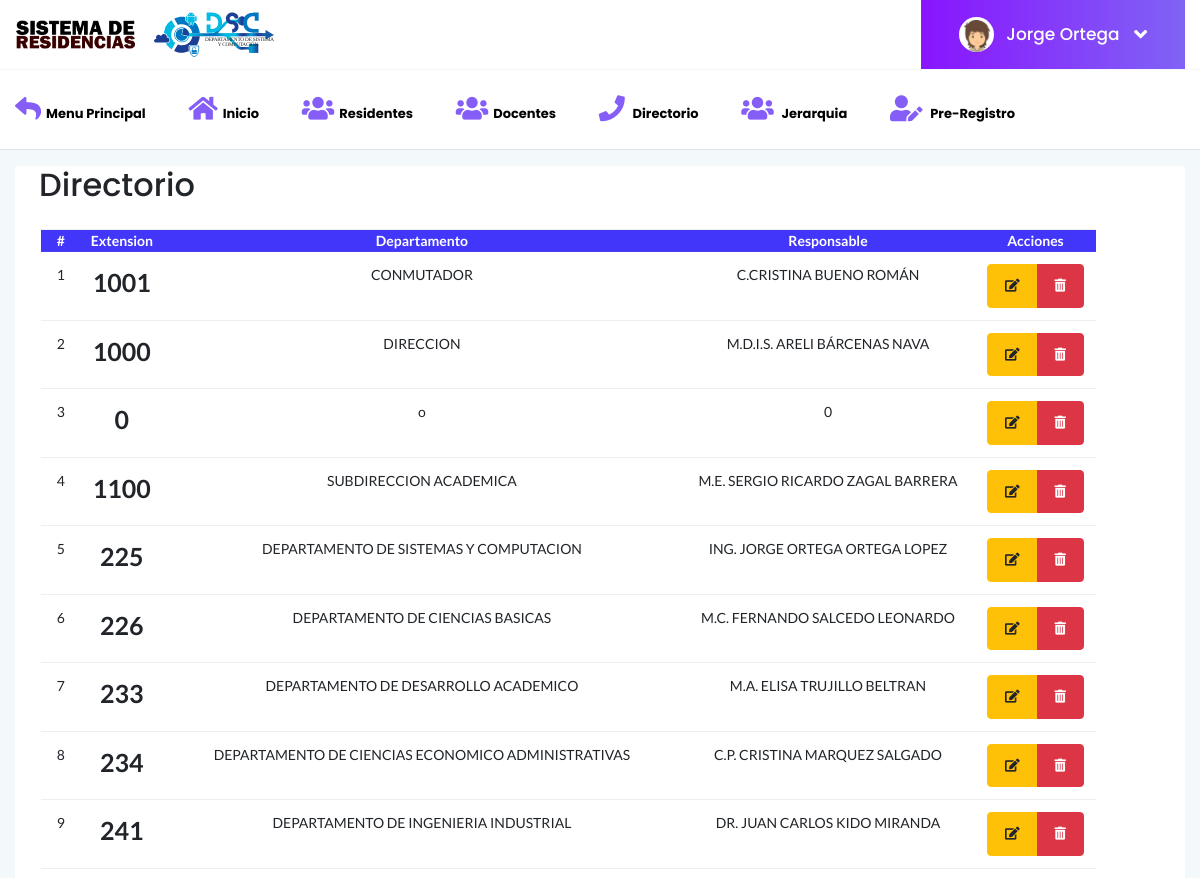
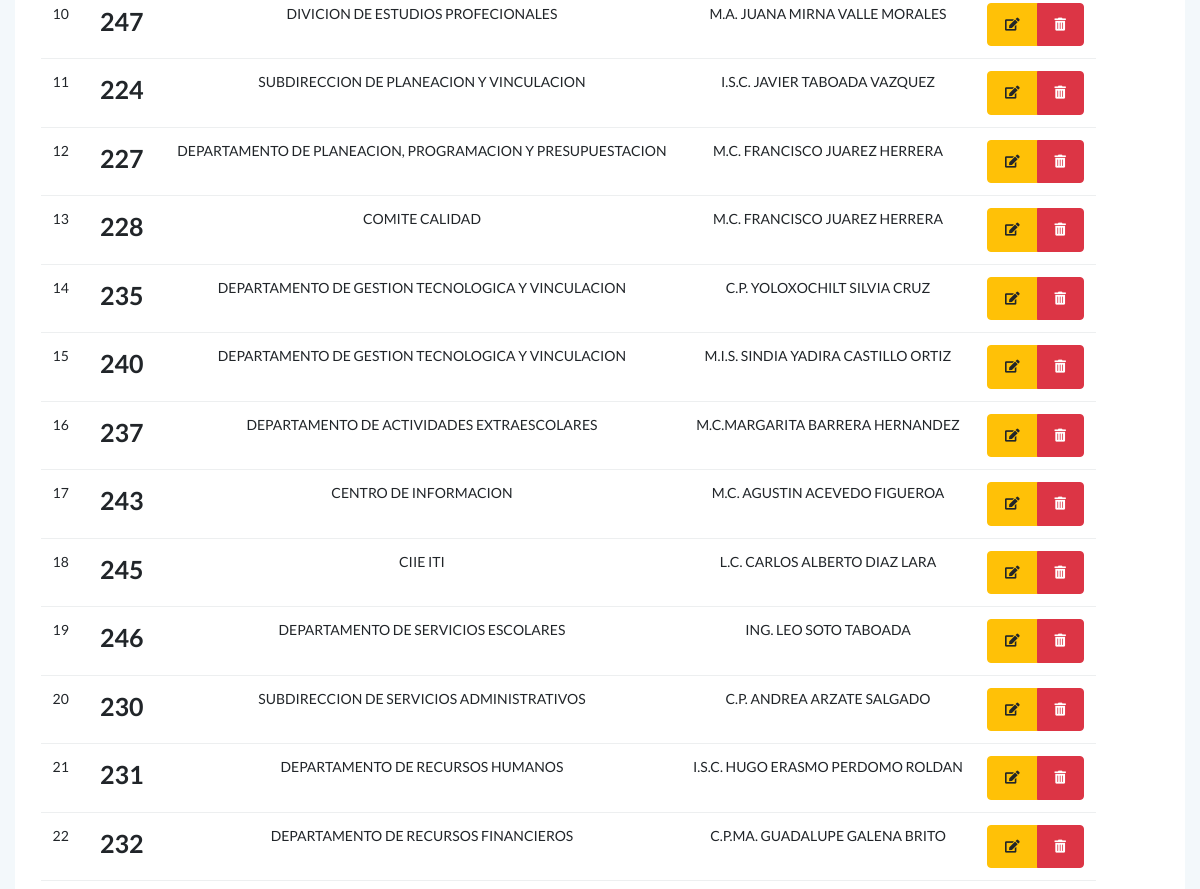
Before: /SDR/Directorio (signed in, upper part) with the older database file (2 pictures, top to bottom).
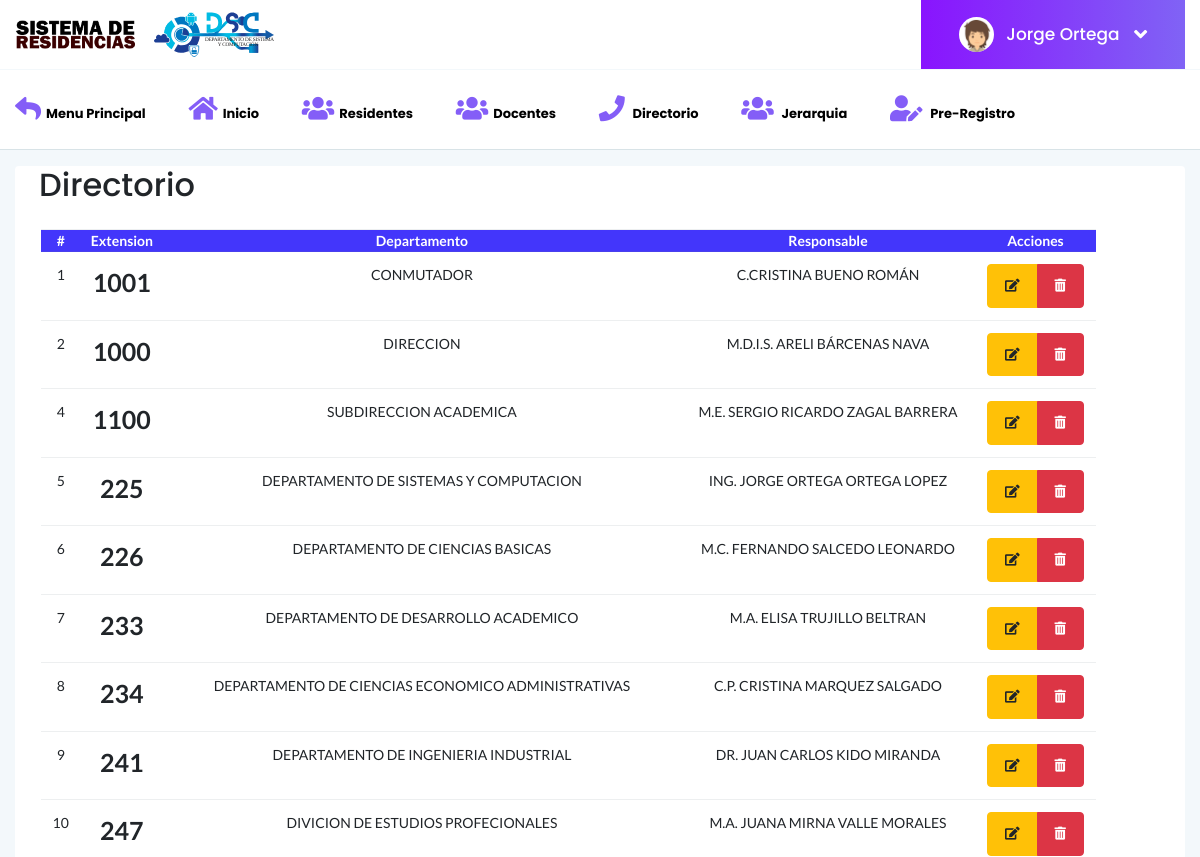
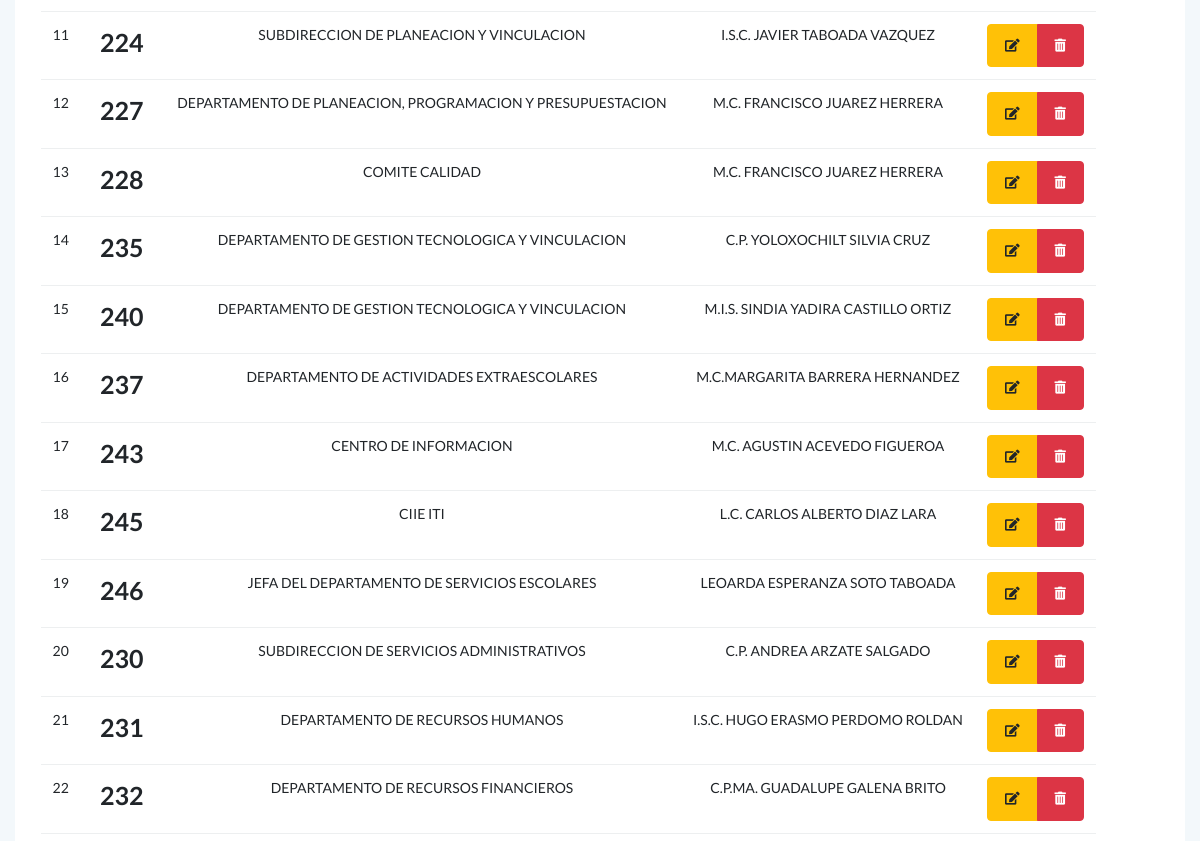
After: the same page with the newer database file (2 pictures, top to bottom).
### tables this page shows
CREATE TABLE IF NOT EXISTS `directorio` (
  `id` int(10) unsigned NOT NULL AUTO_INCREMENT,
  `noExt` varchar(10) NOT NULL,
  `depto` varchar(100) DEFAULT NULL,
  `responsable` varchar(100) DEFAULT NULL,
  PRIMARY KEY (`id`)
);

### SDR/modelos/conexion.php (called while the page is built)
<?php
class Conexion
{
	static public function conectar()
	{
		$link = new PDO("mysql:host=localhost;dbname=u297166837_cat","u297166837_dsc","DSCiti2021");
		$link->exec("set names utf8");
		return $link;
	}
}

### SDR/modelos/directorio.modelo.php (called while the page is built, shortened)
<?php
require_once "conexion.php";
class ModeloDirectorio
{
    static public function MdlMostrarDirectorio($tabla, $item, $valor)
    {
        if ($item != null) {
            $stmt = Conexion::conectar()->prepare("SELECT * FROM $tabla WHERE $item < $valor");
            $stmt->execute();
            return $stmt->fetchAll();
        } else {
            $stmt = Conexion::conectar()->prepare("SELECT * FROM $tabla");
            $stmt->execute();
            return $stmt->fetchAll();
        }
    }
}

### SDR/controladores/plantilla.controlador.php (called while the page is built)
<?php
class ControladorPlantilla{
	public function ctrPlantilla(){
		include "vistas/plantilla.php";
	}
}

### SDR/index.php (called while the page is built, shortened)
<?php
require_once "controladores/plantilla.controlador.php";
require_once "controladores/directorio.controlador.php";
require_once "controladores/config.controlador.php";
require_once "controladores/inicio.controlador.php";
require_once "modelos/docentes.modelo.php";
require_once "modelos/directorio.modelo.php";
$plantilla = new ControladorPlantilla();
$plantilla->ctrPlantilla();

### SDR/controladores/directorio.controlador.php (the view, shortened to what this page needs)
<?php
class ControladorDirectorio
{
    public static function ctrMostrarDirectorio()
    {
        $tabla = "directorio";
        $item = null;
        $valor = "";
        $respuesta = ModeloDirectorio::MdlMostrarDirectorio($tabla, $item, $valor);
        foreach ($respuesta as $key => $value) {
                echo ' <tr class="table">
                            <td>' . $value["id"] . '</td>
                            <td><strong style="font-size: 25px;">' . $value["noExt"] . '</strong></td>
                            <td>' . $value["depto"] . '</td>
                            <td>' . $value["responsable"] . '</td>
                            <td>
                            <div class="btn-group">';
                if (isset($_SESSION['perfil']) && $_SESSION['perfil'] == "Administrador") {
                    echo '<button class="btn btn-warning btnEditdireccion" idDireccionEdit="' . $value["id"] . '" data-toggle="modal" data-target="#modalEditDirectory"><i class="fa fa-edit"></i></button>';
                    echo '<button class="btn btn-danger  btnEliminarDirectorio" idDirectorio="' . $value["id"] . '""><i class="fa fa-trash-alt"></i></button>';
            }else{
                echo '<button class="btn btn-warning btnEditdireccion" disabled idDireccionEdit="' . $value["id"] . '" data-toggle="modal" data-target="#modalEditDirectory"><i class="fa fa-edit"></i></button>';
            }
            echo ' </tr>';
        }
    }
}

Changed rows visible on the page:
removed directorio: id "3", noExt "0", depto "o", responsable "0"
changed directorio id 19: depto "DEPARTAMENTO DE SERVICIOS ESCOLARES" → "JEFA DEL DEPARTAMENTO DE SERVICIOS ESCOLARES"; responsable "ING. LEO SOTO TABOADA" → "LEOARDA ESPERANZA SOTO TABOADA"
